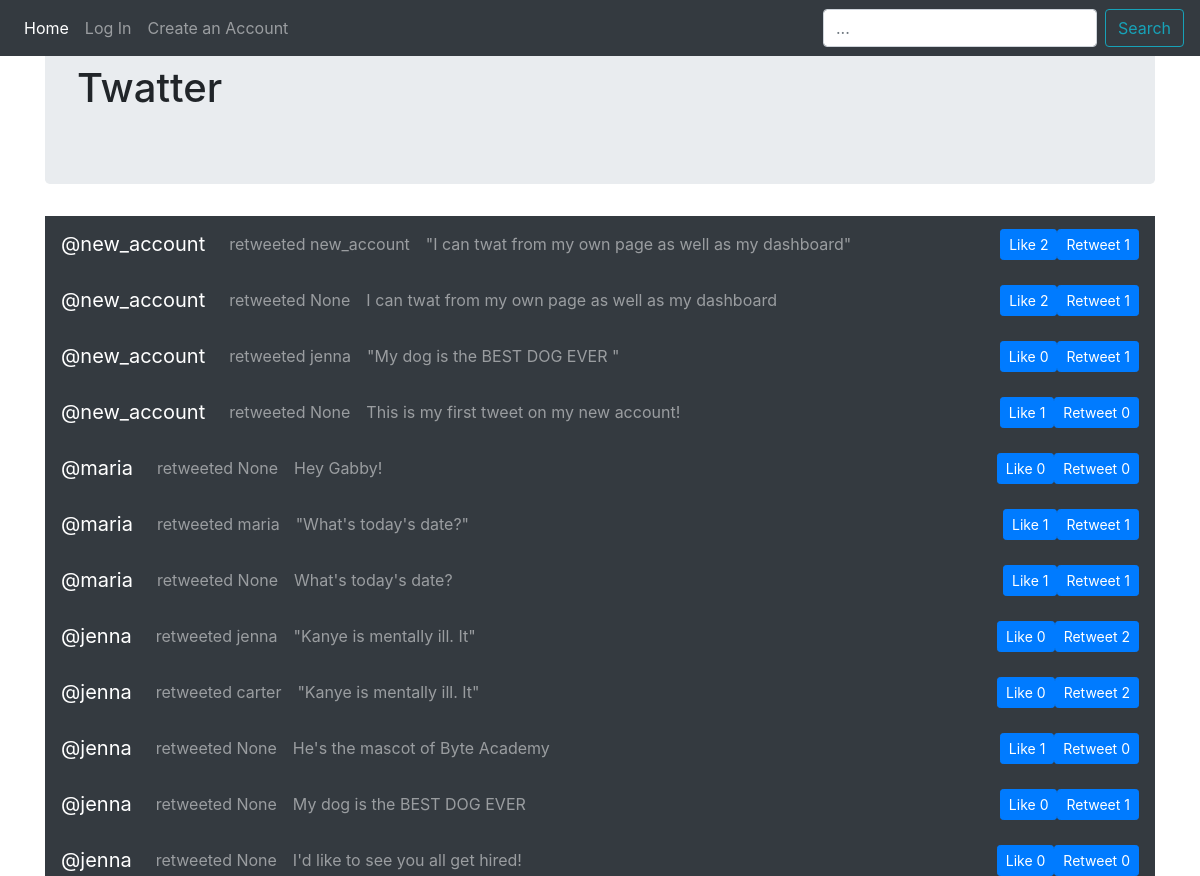
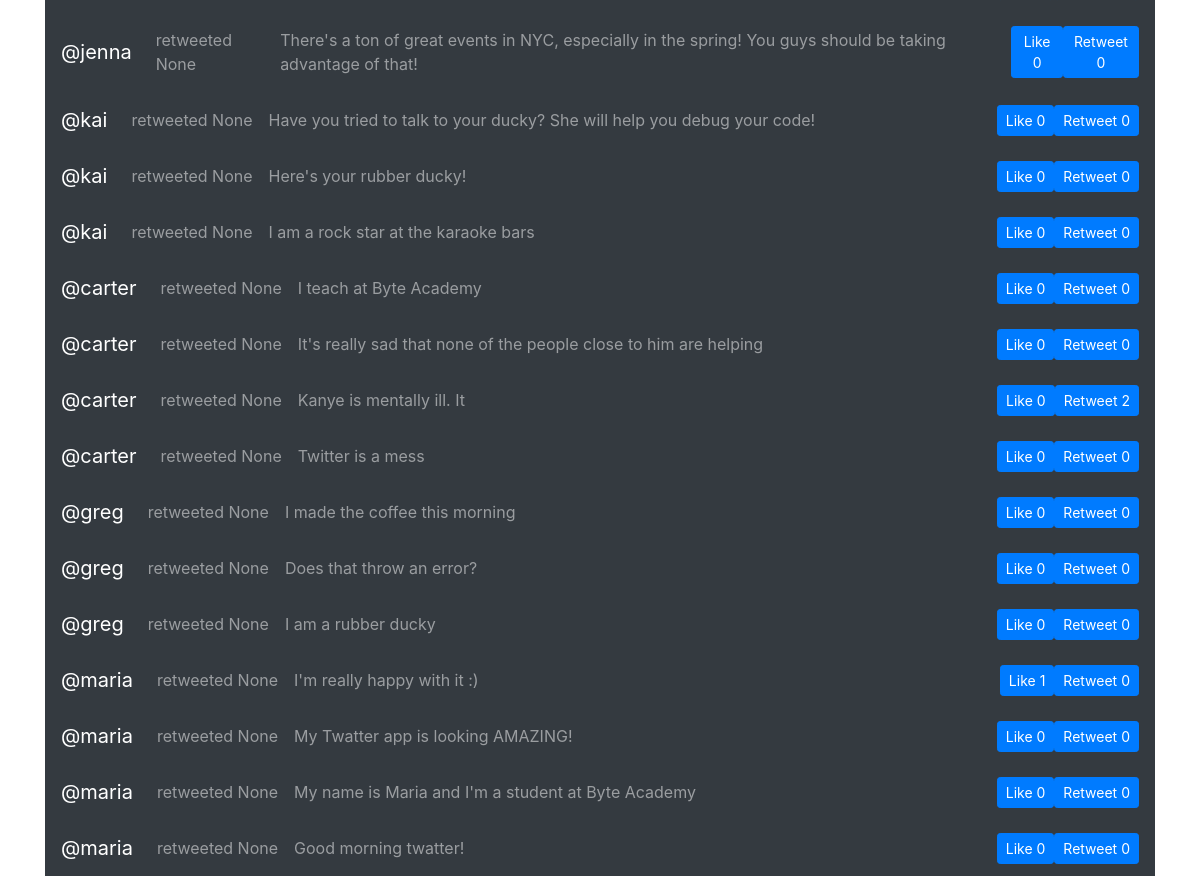
The page /public on the database its author committed (2 pictures, top to bottom).
### tables this page shows
CREATE TABLE tweets(
    tweet_id INTEGER PRIMARY KEY,
    username VARCHAR,
    tweet VARCHAR,
    retweeted_from VARCHAR, 
    original_tweet_id INTEGER,
    original_poster INTEGER,
    time VARCHAR,
    likes INTEGER DEFAULT '0',
    retweets INTEGER DEFAULT '0',
    FOREIGN KEY (username) REFERENCES users(username)
    FOREIGN KEY (retweeted_from) REFERENCES users(username)
    FOREIGN KEY (original_poster) REFERENCES users(username)
    );

### run/src/controllers/public.py (the view)
@controller.route('/public', methods=['GET'])
def dashboard():
    t = Tweets()
    alltweets = t.alltweets()
    if request.method == 'GET':
        return render_template('public.html', alltweets=alltweets)

### run/src/mappers/mapper.py (called while the page is built)
    def __enter__(self):
        return self

    def __exit__(self,type,value,traceback):
        if self.connection:
            if self.cursor:
                self.connection.commit()
                self.cursor.close()
            self.connection.close()

### run/src/models/model.py (called while the page is built)
    def alltweets(self):
        with Database() as db:
            db.cursor.execute('''SELECT * FROM tweets ORDER BY time DESC;''')
            alltweets = db.cursor.fetchall()
            return alltweets

### run/src/templates/public.html (shortened to what this page needs)
<!doctype html>
<html lang="en">
  <head>
<link href="https://getbootstrap.com/docs/4.3/dist/css/bootstrap.min.css" rel="stylesheet">
    <link href="https://getbootstrap.com/docs/4.3/examples/navbar-fixed/navbar-top-fixed.css" rel="stylesheet">
  </head>
  <body>
    <nav class="navbar navbar-expand-md navbar-dark fixed-top bg-dark">
  <div class="collapse navbar-collapse" id="navbarCollapse">
    <ul class="navbar-nav mr-auto">
      <li class="nav-item active">
        <a class="nav-link" href="/dashboard">Home <span class="sr-only">(current)</span></a>
      </li>
      <li class="nav-item">
        <a class="nav-link" href="/login">Log In</a>
      </li>
      <li class="nav-item">
        <a class="nav-link" href="/signup">Create an Account</a>
      </li>
    </ul>
    <form class="form-inline mt-2 mt-md-0">
      <input class="form-control mr-sm-2" type="text" placeholder="..." aria-label="Search">
      <button class="btn btn-outline-info my-2 my-sm-0" type="submit">Search</button>
    </form>
  </div>
</nav>
<div>
<main role="main" class="container">
  <div class="jumbotron">
    <h1>Twatter</h1>
           </div>
    {% for tweet in alltweets %}
    <link href="https://getbootstrap.com/docs/4.3/examples/navbars/navbar.css" rel="stylesheet">
  </head>
  <body>
<nav class="navbar navbar-expand-sm navbar-dark bg-dark">
  <a class="navbar-brand" href="/{{ tweet[1] }}">@{{ tweet[1] }}</a>
  <div class="collapse navbar-collapse" id="navbarsExample03">
    <ul class="navbar-nav mr-auto">
        {% if tweet[2] %}
        <a class="nav-link" href="/{{ tweet[3] }}"> retweeted {{ tweet [3] }}<span class="sr-only">(current)</span></a>
        {% endif %}
        <a class="nav-link" href="/{{ tweet[0] }}">{{ tweet[2] }} <span class="sr-only">(current)</span></a>
      </ul>
      <form action="/dashboard" method="post">
      <div><button name="like" value="{{ tweet [0]}}" class="btn btn-sm btn-primary btn-block" type="submit">Like {{ tweet[7] }}</button></div>
    </form>
    <form action="/dashboard" method="post">
      <div><button name="retweet" value="{{ tweet[0] }}" class="btn btn-sm btn-primary btn-block" type="submit">Retweet {{ tweet[8] }}</button></div>
    </form>
  </div>
</nav>
     </html>
    {% endfor %}
      </body>
</html>

### rows shown on the page
tweets: username "new_account", retweeted_from "new_account", tweet "\"I can twat from my own page as well as my dashboard\"", {{ tweet [0] }} 27 (drawn), likes "2", {{ tweet[0] }} 27 (drawn), retweets "1"
tweets: username "new_account", tweet "None", tweet "I can twat from my own page as well as my dashboard", {{ tweet [0] }} 26 (drawn), likes "2", {{ tweet[0] }} 26 (drawn), retweets "1"
tweets: username "new_account", retweeted_from "jenna", tweet "\"My dog is the BEST DOG EVER \"", {{ tweet [0] }} 25 (drawn), likes "0", {{ tweet[0] }} 25 (drawn), retweets "1"
tweets: username "new_account", tweet "None", tweet "This is my first tweet on my new account!", {{ tweet [0] }} 24 (drawn), likes "1", {{ tweet[0] }} 24 (drawn), retweets "0"
tweets: username "maria", tweet "None", tweet "Hey Gabby!", {{ tweet [0] }} 23 (drawn), likes "0", {{ tweet[0] }} 23 (drawn), retweets "0"
tweets: username "maria", retweeted_from "maria", tweet "\"What's today's date?\"", {{ tweet [0] }} 22 (drawn), likes "1", {{ tweet[0] }} 22 (drawn), retweets "1"
tweets: username "maria", tweet "None", tweet "What's today's date?", {{ tweet [0] }} 21 (drawn), likes "1", {{ tweet[0] }} 21 (drawn), retweets "1"
tweets: username "jenna", retweeted_from "jenna", tweet "\"Kanye is mentally ill. It\"", {{ tweet [0] }} 20 (drawn), likes "0", {{ tweet[0] }} 20 (drawn), retweets "2"
tweets: username "jenna", retweeted_from "carter", tweet "\"Kanye is mentally ill. It\"", {{ tweet [0] }} 19 (drawn), likes "0", {{ tweet[0] }} 19 (drawn), retweets "2"
tweets: username "jenna", tweet "None", tweet "He's the mascot of Byte Academy", {{ tweet [0] }} 18 (drawn), likes "1", {{ tweet[0] }} 18 (drawn), retweets "0"
tweets: username "jenna", tweet "None", tweet "My dog is the BEST DOG EVER", {{ tweet [0] }} 17 (drawn), likes "0", {{ tweet[0] }} 17 (drawn), retweets "1"
tweets: username "jenna", tweet "None", tweet "I'd like to see you all get hired!", {{ tweet [0] }} 16 (drawn), likes "0", {{ tweet[0] }} 16 (drawn), retweets "0"
tweets: username "jenna", tweet "None", tweet "There's a ton of great events in NYC, especially in the spring! You guys should be taking advantage of that!", {{ tweet [0] }} 15 (drawn), likes "0", {{ tweet[0] }} 15 (drawn), retweets "0"
tweets: username "kai", tweet "None", tweet "Have you tried to talk to your ducky? She will help you debug your code!", {{ tweet [0] }} 14 (drawn), likes "0", {{ tweet[0] }} 14 (drawn), retweets "0"
tweets: username "kai", tweet "None", tweet "Here's your rubber ducky!", {{ tweet [0] }} 13 (drawn), likes "0", {{ tweet[0] }} 13 (drawn), retweets "0"
tweets: username "kai", tweet "None", tweet "I am a rock star at the karaoke bars", {{ tweet [0] }} 12 (drawn), likes "0", {{ tweet[0] }} 12 (drawn), retweets "0"
tweets: username "carter", tweet "None", tweet "I teach at Byte Academy", {{ tweet [0] }} 11 (drawn), likes "0", {{ tweet[0] }} 11 (drawn), retweets "0"
tweets: username "carter", tweet "None", tweet "It's really sad that none of the people close to him are helping", {{ tweet [0] }} 10 (drawn), likes "0", {{ tweet[0] }} 10 (drawn), retweets "0"
tweets: username "carter", tweet "None", tweet "Kanye is mentally ill. It", {{ tweet [0] }} 9 (drawn), likes "0", {{ tweet[0] }} 9 (drawn), retweets "2"
tweets: username "carter", tweet "None", tweet "Twitter is a mess", {{ tweet [0] }} 8 (drawn), likes "0", {{ tweet[0] }} 8 (drawn), retweets "0"
tweets: username "greg", tweet "None", tweet "I made the coffee this morning", {{ tweet [0] }} 7 (drawn), likes "0", {{ tweet[0] }} 7 (drawn), retweets "0"
tweets: username "greg", tweet "None", tweet "Does that throw an error?", {{ tweet [0] }} 6 (drawn), likes "0", {{ tweet[0] }} 6 (drawn), retweets "0"
tweets: username "greg", tweet "None", tweet "I am a rubber ducky", {{ tweet [0] }} 5 (drawn), likes "0", {{ tweet[0] }} 5 (drawn), retweets "0"
tweets: username "maria", tweet "None", tweet "I'm really happy with it :)", {{ tweet [0] }} 4 (drawn), likes "1", {{ tweet[0] }} 4 (drawn), retweets "0"
tweets: username "maria", tweet "None", tweet "My Twatter app is looking AMAZING!", {{ tweet [0] }} 3 (drawn), likes "0", {{ tweet[0] }} 3 (drawn), retweets "0"
tweets: username "maria", tweet "None", tweet "My name is Maria and I'm a student at Byte Academy", {{ tweet [0] }} 2 (drawn), likes "0", {{ tweet[0] }} 2 (drawn), retweets "0"
tweets: username "maria", tweet "None", tweet "Good morning twatter!", {{ tweet [0] }} 1 (drawn), likes "0", {{ tweet[0] }} 1 (drawn), retweets "0"
